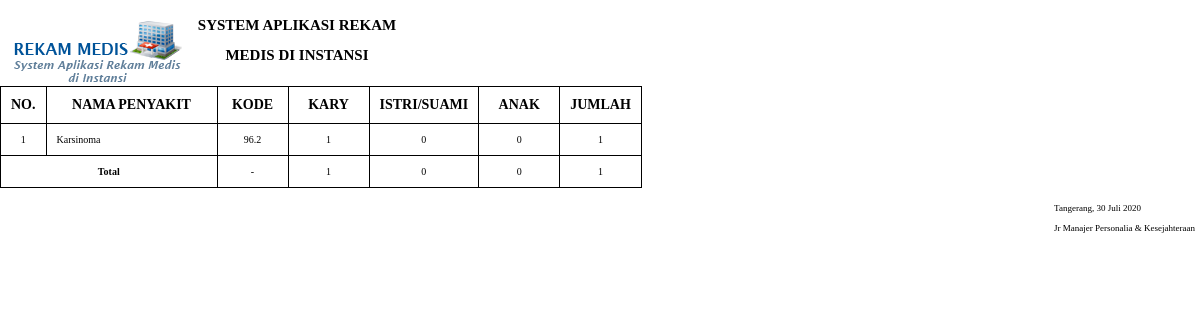
The app's page /laporan/penyakit.php with its own data.
### tables this page shows
CREATE TABLE `rekammedik` (
  `id_rm` int(5) NOT NULL,
  `nomorRm` varchar(50) NOT NULL,
  `kodepasien` varchar(50) NOT NULL,
  `kodedokter` varchar(50) NOT NULL,
  `keluhan` varchar(150) NOT NULL,
  `diagnosa` varchar(150) NOT NULL,
  `tindakan` varchar(50) NOT NULL,
  `id_rs` int(5) NOT NULL,
  `spesialis` int(5) NOT NULL,
  `id_penyakit` int(5) NOT NULL,
  `jam` varchar(150) NOT NULL,
  `tgl` varchar(150) NOT NULL,
  `kodeuser` varchar(150) NOT NULL
);

CREATE TABLE `penyakit` (
  `id_penyakit` int(5) NOT NULL,
  `nama_penyakit` varchar(15) NOT NULL,
  `kode_pen` varchar(5) NOT NULL
);

### config/fungsi_indotgl.php (called while the page is built, shortened)
<?php
	function tgl_indo($tgl){
			$tanggal = substr($tgl,8,2);
			$bulan = getBulan(substr($tgl,5,2));
			$tahun = substr($tgl,0,4);
			return $tanggal.' '.$bulan.' '.$tahun;
	}
	function getBulan($bln){
				switch ($bln){
					case 7:
						return "Juli";
						break;
				}
			}
?>

### laporan/penyakit.php (the view, shortened to what this page needs)
<?php
include("../config/koneksi.php");
include("../config/fungsi_indotgl.php");
$tgl1 = $_GET['tgl1'];
$tgl2 = $_GET['tgl2'];
$manajer = $_GET['manajer']
?>
<!doctype html>
<html>
<head>
    <link rel="stylesheet" type="text/css" href="../css/laporan.css">
</head>
<body>
    <div class="page">
        <div class="kop">
            <img src="../img/kop.png" id="kop">
            <div class="header">
                <h2>SYSTEM APLIKASI REKAM MEDIS DI INSTANSI</h2>
            </div>
        </div>
        <div class="batas"></div>
        <?php
        if ($tgl1 == '' and $tgl2 == '') {
            ?>
            <table class="table" border="1px">
                <tr class="head">
                    <td width="20">NO. </td>
                    <td width="150">NAMA PENYAKIT</td>
                    <td width="50">KODE </td>
                    <td width="60">KARY</td>
                    <td width="60">ISTRI/SUAMI</td>
                    <td width="60">ANAK</td>
                    <td width="60">JUMLAH</td>
                </tr>
                <?php
                $query = mysqli_query($conn, "SELECT * FROM penyakit, rekammedik WHERE penyakit.id_penyakit=rekammedik.id_penyakit ORDER BY rekammedik.id_penyakit DESC");
                $no = 1;
                while ($r = mysqli_fetch_array($query)) {
                    ?>
                    <tr bgcolor="#fff">
                        <td align="center"><?php echo $no; ?></td>
                        <td><?php echo $r['nama_penyakit']; ?></td>
                        <td align="center"><?php echo $r['kode_pen']; ?></td>
                        <td align="center"><?php
                                            $id_penyakit = $r['id_penyakit'];
                                            $queryKaryawan = mysqli_query($conn, "SELECT * FROM penyakit, rekammedik, pasien WHERE penyakit.id_penyakit=rekammedik.id_penyakit AND penyakit.id_penyakit='$id_penyakit' AND pasien.kodePasien=rekammedik.kodepasien");
                                            echo $nKaryawan = mysqli_num_rows($queryKaryawan);
                                            ?></td>
                        <td align="center"><?php
                                            $id_penyakit = $r['id_penyakit'];
                                            $queryIstri = mysqli_query($conn, "SELECT * FROM penyakit, rekammedik, tanggungan, pegawai_kel WHERE penyakit.id_penyakit=rekammedik.id_penyakit AND penyakit.id_penyakit='$id_penyakit' AND tanggungan.kodeTanggungan=rekammedik.kodepasien AND tanggungan.id_kpeg=pegawai_kel.id_kpeg AND pegawai_kel.status_kpeg='Istri' OR penyakit.id_penyakit=rekammedik.id_penyakit AND penyakit.id_penyakit='$id_penyakit' AND tanggungan.kodeTanggungan=rekammedik.kodepasien AND tanggungan.id_kpeg=pegawai_kel.id_kpeg AND pegawai_kel.status_kpeg='Suami'");
                                            echo $nIstri = mysqli_num_rows($queryIstri);
                                            ?></td>
                        <td align="center"><?php
                                            $id_penyakit = $r['id_penyakit'];
                                            $queryAnak = mysqli_query($conn, "SELECT * FROM penyakit, rekammedik, tanggungan, pegawai_kel WHERE penyakit.id_penyakit=rekammedik.id_penyakit AND penyakit.id_penyakit='$id_penyakit' AND tanggungan.kodeTanggungan=rekammedik.kodepasien AND tanggungan.id_kpeg=pegawai_kel.id_kpeg AND pegawai_kel.status_kpeg='Anak Kandung'");
                                            echo $nAnak = mysqli_num_rows($queryAnak);
                                            ?></td>
                        <td align="center"><?php echo $nKaryawan + $nIstri + $nAnak; ?></td>
                    </tr>
                    <?php
                    $no++;
                }
                ?>
                <tr>
                    <td colspan="2" align="center">
                        <h4>Total</h4>
                    </td>
                    <td align="center">-</td>
                    <td align="center"><?php
                                        $a = mysqli_query($conn, "SELECT * FROM rekammedik, pasien WHERE pasien.kodePasien=rekammedik.kodepasien");
                                        echo $aa = mysqli_num_rows($a);
                                        ?></td>
                    <td align="center"><?php
                                        $b = mysqli_query($conn, "SELECT * FROM rekammedik, tanggungan, pegawai_kel WHERE tanggungan.kodeTanggungan=rekammedik.kodepasien AND tanggungan.id_kpeg=pegawai_kel.id_kpeg AND pegawai_kel.status_kpeg='Istri' OR tanggungan.kodeTanggungan=rekammedik.kodepasien AND tanggungan.id_kpeg=pegawai_kel.id_kpeg AND pegawai_kel.status_kpeg='Suami'");
                                        echo $bb = mysqli_num_rows($b);
                                        ?></td>
                    <td align="center"><?php
                                        $c = mysqli_query($conn, "SELECT * FROM rekammedik, tanggungan, pegawai_kel WHERE tanggungan.kodeTanggungan=rekammedik.kodepasien AND tanggungan.kodeTanggungan=rekammedik.kodepasien AND tanggungan.id_kpeg=pegawai_kel.id_kpeg AND pegawai_kel.status_kpeg='Anak Kandung'");
                                        echo $cc = mysqli_num_rows($c);
                                        ?></td>
                    <td align="center"><?php echo $aa + $bb + $cc; ?></td>
                </tr>
            </table>
        <?php
    }
    ?>
        <table border="0px" style="float:right;" class="ttd">
            <tr>
                <td>Tangerang, <?php echo tgl_indo(date('Y-m-d')); ?></td>
            </tr>
            <tr>
                <td>Jr Manajer Personalia &amp; Kesejahteraan</td>
            </tr>
            <tr>
                <td></td>
            </tr>
            <tr>
                <td></td>
            </tr>
            <tr>
                <td></td>
            </tr>
            <tr>
                <td><?php echo $manajer; ?></td>
            </tr>
        </table>
    </div>
</body>
</html>

### css/laporan.css (style rules this page uses)
* { padding:0px; margin:0px; }
body { font-family:tahoma, 'sans-serif'; }
.batas { padding: 3px; }
#kop { float: left; }
.header { width: 400px; text-align: center; }
.kop { line-height:30px; }
.kop h2 { font-size: 15px; margin-top: 10px; }
table { border-collapse:collapse; margin-top: 10px; }
table .head td { background:#fff; text-align:center; font-size:14px; font-weight:bold; }
table tr td { border:1px solid #000; padding:10px; font-size:10px; }
.ttd { margin-left: 500px; margin-top: 10px; }
.ttd tr td { border:0px solid #000; padding:5px; font-size:9px; }

### records on screen
rekammedik: id_penyakit.nama_penyakit "Karsinoma", id_penyakit.kode_pen "96.2", queryKaryawan "1", queryIstri "0", queryAnak "0", nAnak "1"

### other values on screen
$aa = mysqli_num_rows($a) "1"
$bb = mysqli_num_rows($b) "0"
$cc = mysqli_num_rows($c) "0"
$aa + $bb + $cc "1"
